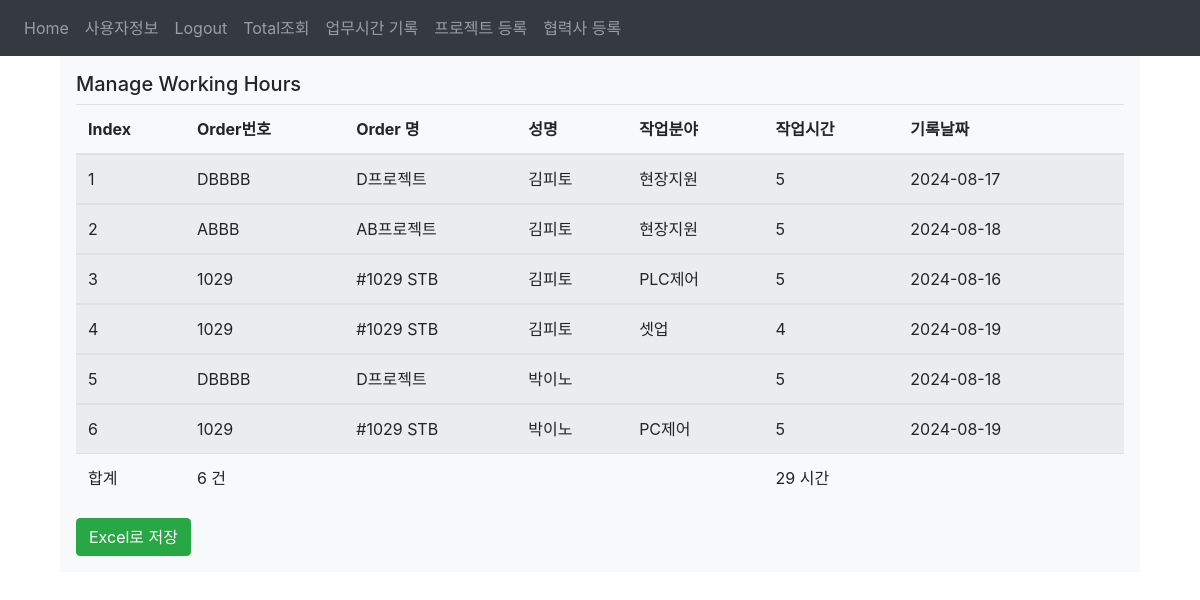
/workhour_total (signed in), run on the app's committed database.
### website/models.py (models this page shows)
class Working_hour(db.Model):                                         #내가 참여중인 프로젝트에 MD를 매일 등록한다. 2번
    id = db.Column(db.Integer, primary_key=True)                      #DB primary_key ID
    pcode = db.Column(db.String(50), nullable=False)                  #프로젝트 코드
    pname = db.Column(db.String(100))                                 #프로젝트 이름
    username = db.Column(db.String(50))                               #사용자 이름
    jobpart = db.Column(db.String(50))                                #업무 진행한 분야(근무시간을 쓴 곳)
    workhour = db.Column(db.Integer)                                  #프로젝트에 사용한 시간을 입력
    recodingdate = db.Column(db.String(50))                           #근무기록한 날짜 'yymmdd'
    date = db.Column(db.DateTime(timezone=True), default=func.now())  #timestamp
    user_id = db.Column(db.Integer, db.ForeignKey('user.id'))         #외래키 연동

### website/views.py (the view)
@views.route('/workhour_total', methods=['GET', 'POST'])
@login_required
def workhour_total():
    all_data = db.session.query(
            Working_hour.pcode,
            Working_hour.pname,
            Working_hour.username,
            Working_hour.jobpart,
            Working_hour.workhour,
            Working_hour.recodingdate
            ).all()
    return render_template("workhourtotal.html",all_data=all_data,user=current_user)

### website/__init__.py (called while the page is built)
def create_app():
    app.config['SECRET_KEY'] = 'hjshjhdjah kjshkjdhjs'
    app.config['SQLALCHEMY_DATABASE_URI'] = f'sqlite:///{DB_NAME}'
    db.init_app(app)
    from .views import views
    from .auth import auth
    app.register_blueprint(views, url_prefix='/')
    app.register_blueprint(auth, url_prefix='/')
    from .models import User
    with app.app_context():
        db.create_all()
    login_manager = LoginManager()
    login_manager.login_view = 'auth.login'
    login_manager.init_app(app)
    @login_manager.user_loader
    def load_user(id):
        return User.query.get(int(id))
    return app

### website/templates/workhourtotal.html (shortened to what this page needs)
{% extends 'base.html' %}
{% block content %}
<div class="container">
<div class="row">
<div class="col-md-12">
<div class="bg-light p-3">
    <h5>Manage Working Hours </h5>
  <table class="table table-hover table-striped" id="table1">
    <thead>
        <tr>
        <th>Index</th>
        <th>Order번호</th>
        <th>Order 명</th>
        <th>성명</th>
        <th>작업분야</th>
        <th>작업시간</th>
        <th>기록날짜</th>
        <th></th>
        </tr>
    </thead>
    {% for row in all_data %}
    <tbody>
      <tr>
        <td>{{loop.index}}</td>
        <td>{{row.pcode}}</td>
        <td>{{row.pname}}</td>
        <td>{{row.username}}</td>
        <td>{{row.jobpart}}</td>
        <td class="participation-time">{{row.workhour}}</td>
        <td>{{row.recodingdate}}</td>
        <td></td>
      </tr>
    </tbody>
    {% endfor %}
    <tfoot>
        <tr>
          <td>합계</td>
          <td id="count"></td>
          <td></td>
          <td></td>
          <td></td>
          <td id="total-time"></td>
          <td></td>
          <td></td>
        </tr>
    </tfoot>
    </table>
    <button class="btn btn-success float-end" onclick="exportTableToExcel('table1', 'working_hours')">Excel로 저장</button>
</div>
</div>
</div>
</div>
{% endblock %}

### data on the page
Working_hour: pcode "DBBBB", pname "D프로젝트", username "김피토", jobpart "현장지원", workhour "5", recodingdate "2024-08-17"
Working_hour: pcode "ABBB", pname "AB프로젝트", username "김피토", jobpart "현장지원", workhour "5", recodingdate "2024-08-18"
Working_hour: pcode "1029", pname "#1029 STB", username "김피토", jobpart "PLC제어", workhour "5", recodingdate "2024-08-16"
Working_hour: pcode "1029", pname "#1029 STB", username "김피토", jobpart "셋업", workhour "4", recodingdate "2024-08-19"
Working_hour: pcode "DBBBB", pname "D프로젝트", username "박이노", workhour "5", recodingdate "2024-08-18"
Working_hour: pcode "1029", pname "#1029 STB", username "박이노", jobpart "PC제어", workhour "5", recodingdate "2024-08-19"
